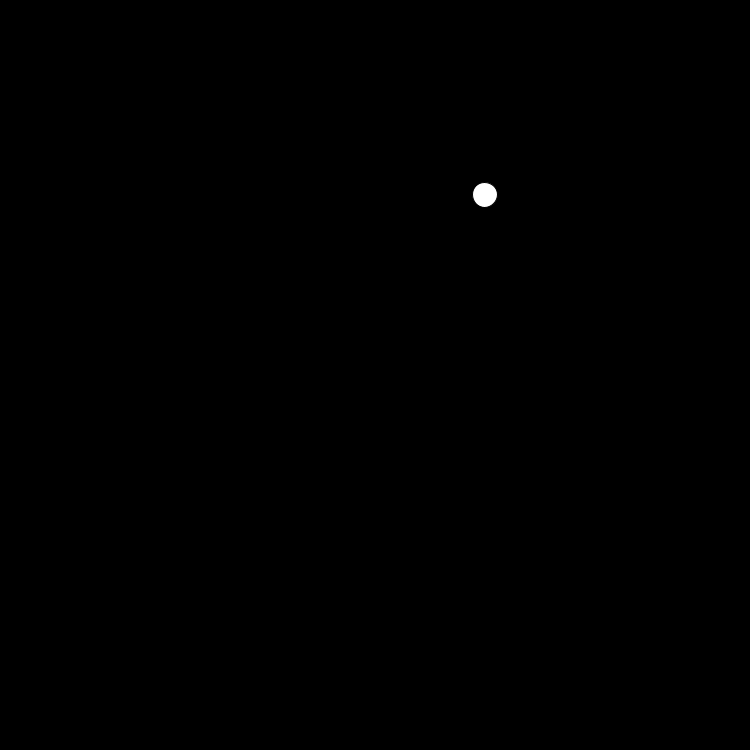
Frame 1 (no input)
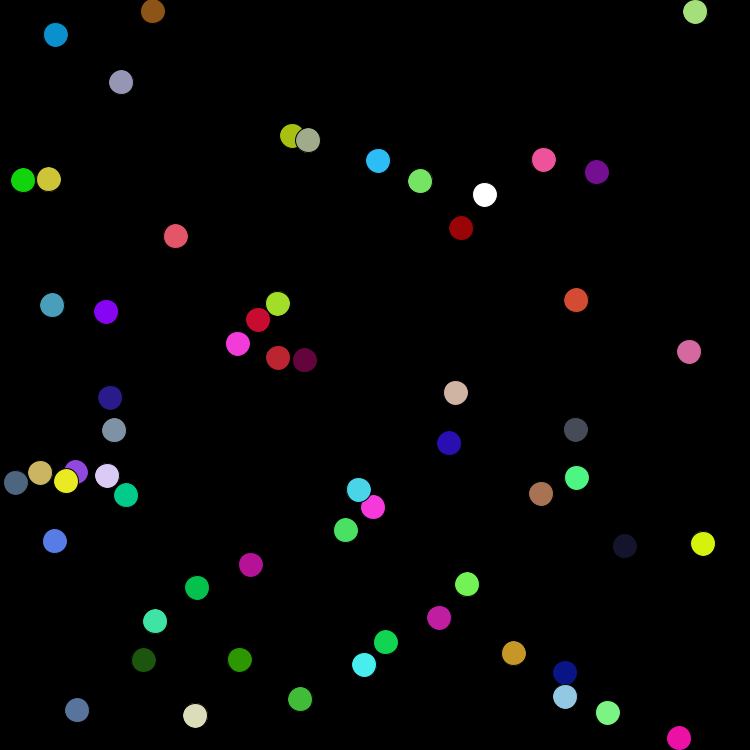
Frame 60 (the mouse pressed at the canvas centre just before this capture)
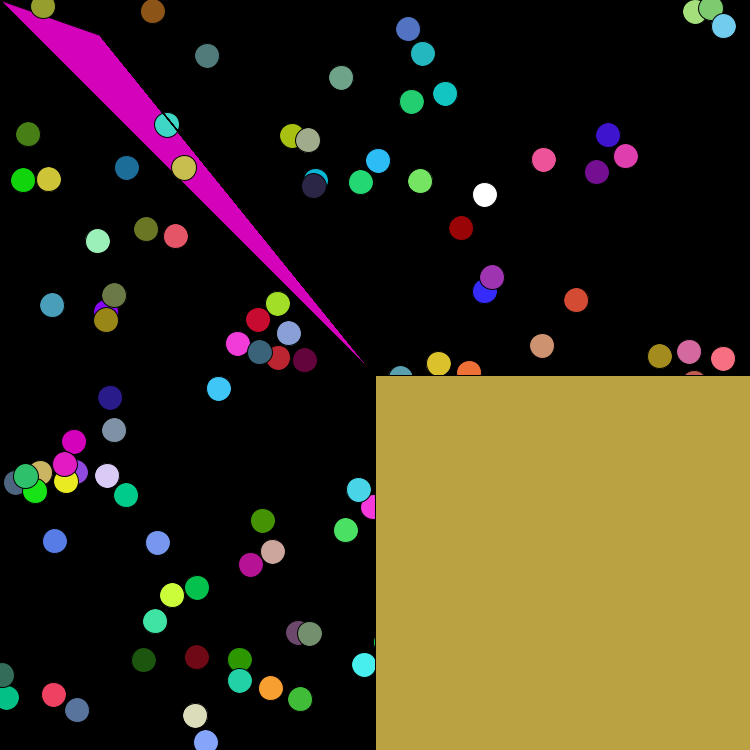
Frame 120 (the mouse held since frame 60 and released just before this capture)

The Processing sketch that drew these frames (run headless with seeded random() and noise(); from frame 60 on, the mouse is pressed at the canvas centre):

// Processing sketch: IBCSJavaDrawings_Sketch_6_GeneratingCircles
// ── IBCSJavaDrawings_Sketch_6_GeneratingCircles.pde
/*

Connor Morley

September 30, 2018

Java Drawings

This code allows for colorful ellipses to generate, and for crazy squares and triangles of different
colors to follow the mouse.

 

Credits for code referenced:
https://www.youtube.com/watch?v=P0XO4oKIH8U&disable_polymer=true
 
*/

void setup() {
  size(750, 750); // Sets size of windows
  background(0); // Sets background color
}

void draw() {
  ellipse(random(width), random(height), 25, 25); // Sets randomly-generating ellipses and their size
  fill(random(255), random(255), random(255)); // Sets their colors
  rect(mouseX, mouseY, pmouseX, pmouseY); // Allows rectangles to follow mouse and grow and shrink (according to pmouse)
  triangle(mouseX, mouseY, pmouseX, pmouseY, 100, 35); // Allows for triangles to shrink and grow according to mouse position (with pmouse, like the rectangles)
}

void mouseClicked(){
setup(); // Allows to reset upon clicking a mouse
}
